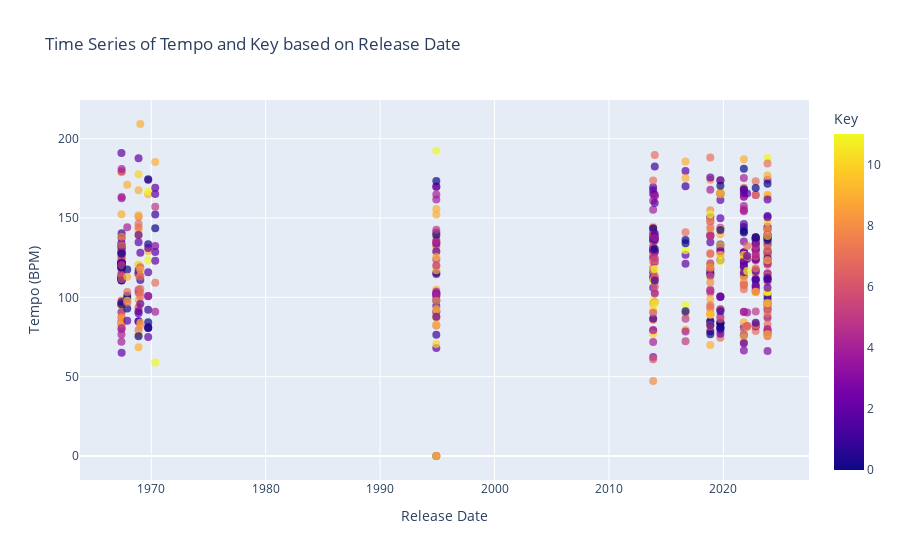

Write notebook code for a chart like this one.
### Markdown cell above
Quick visualization of the songs according to the release date, with some color coding of tempo.

### Code cell
fig = px.scatter(df, x='Release Date', y='Tempo', color='Key', hover_name='Track Name', 
                 title='Time Series of Tempo and Key based on Release Date', 
                 labels={'Tempo': 'Tempo (BPM)', 'Release Date': 'Release Date', 'Key': 'Key'})

# Customize the layout
fig.update_traces(marker=dict(size=8, opacity=0.7),
                  selector=dict(mode='markers'))

# Show the plot
fig.show()

### Figure 1 — Plotly figure (JSON) as saved in the notebook; plotly's stock layout.template omitted (floating-point values rounded to 4 significant figures; data arrays with more than 128 entries replaced by an {"elided": "..."} marker saying what was removed)
{"data": [{"hovertemplate": "<b>%{hovertext}</b><br><br>Release Date=%{x}<br>Tempo (BPM)=%{y}<br>Key=%{marker.color}<extra></extra>", "hovertext": {"elided": "595 str values"}, "legendgroup": "", "marker": {"color": {"elided": "595 int values"}, "coloraxis": "coloraxis", "opacity": 0.7, "size": 8, "symbol": "circle"}, "mode": "markers", "name": "", "orientation": "v", "showlegend": false, "type": "scatter", "x": {"elided": "595 str values"}, "xaxis": "x", "y": {"elided": "595 float values"}, "yaxis": "y"}], "layout": {"coloraxis": {"colorbar": {"title": {"text": "Key"}}, "colorscale": [[0, "#0d0887"], [0.1111, "#46039f"], [0.2222, "#7201a8"], [0.3333, "#9c179e"], [0.4444, "#bd3786"], [0.5556, "#d8576b"], [0.6667, "#ed7953"], [0.7778, "#fb9f3a"], [0.8889, "#fdca26"], [1, "#f0f921"]]}, "legend": {"tracegroupgap": 0}, "title": {"text": "Time Series of Tempo and Key based on Release Date"}, "xaxis": {"anchor": "y", "domain": [0, 1], "title": {"text": "Release Date"}}, "yaxis": {"anchor": "x", "domain": [0, 1], "title": {"text": "Tempo (BPM)"}}}}
